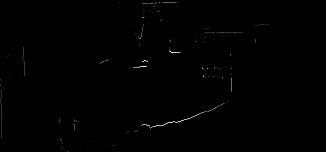
#> input picture Binary_scan.png, 326 x 152 px
$ python SIFT_MATCH.py
#> lines starting #> are read from the running program, lines starting #| are printed output that depends on the picture
# -*- coding: utf-8 -*-
"""
Created on Sun Oct 15 21:54:54 2023

@author: HP
"""

# import required libraries
import numpy as np
import cv2
import matplotlib.pyplot as plt

# read two input images as grayscale
img1 = cv2.imread('Binary_scan.png',0)
#> img1 is the input picture: shape (152, 326); min 0, max 255, mean 0.8
img2 = cv2.imread('Binary_map.png',0)
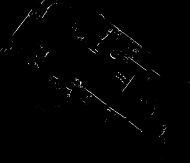
#> input picture Binary_map.png, 190 x 163 px
#> img2 is the input picture: shape (163, 190); min 0, max 255, mean 2

# Initiate SIFT detector
sift = cv2.SIFT_create()

# detect and compute the keypoints and descriptors with SIFT
kp1, des1 = sift.detectAndCompute(img1,None)
#> kp1 = 2 keypoints; (x, y, size): (144, 64, 2.4), (144, 64, 2.4)
kp2, des2 = sift.detectAndCompute(img2,None)
#> kp2 = 9 keypoints; (x, y, size): (89, 94, 2), (121, 77, 2), (135, 46, 3.1), (111, 27, 2.5), (138, 48, 2.3), (46, 4, 3.5), (46, 4, 3.5), (130, 54, 3.7), (126, 81, 10.2)

# create BFMatcher object
bf = cv2.BFMatcher()

# Match descriptors.
matches = bf.match(des1,des2)
#> matches = 2 matches

# sort the matches based on distance
matches = sorted(matches, key=lambda val: val.distance)

# Draw first 50 matches.
out = cv2.drawMatches(img1, kp1, img2, kp2, matches[:50], None, flags=2)
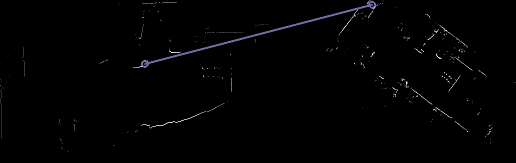
#> out: shape (163, 516, 3); mean of channels 0, 1, 2 2.3, 1.9, 1.9; drawn as B, G, R


cv2.imwrite('Keypoints_map_SIFT_matched.png', out)

cv2.waitKey(0)
#plt.imshow(out), plt.show()
